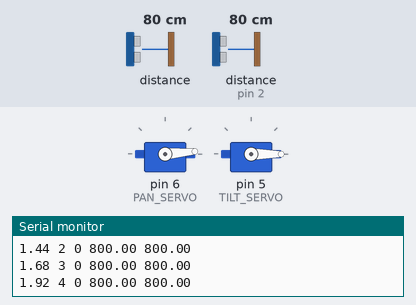
The sketch below on a simulated Arduino Uno, built with avr-gcc and run on an emulated ATmega328P. Shown: 2 × servo, the last lines printed to the serial monitor. The test bench sets the inputs (shaded band); at power-on: distance to the obstacle (sensor on pin 2) 80 cm, distance to the obstacle 80 cm. The echo pulse lasts 58.3 µs per cm.

Above: at 2.2 s.
2.3 s: distance to the obstacle (sensor on pin 2) set to 2 cm
At 5.61 s:
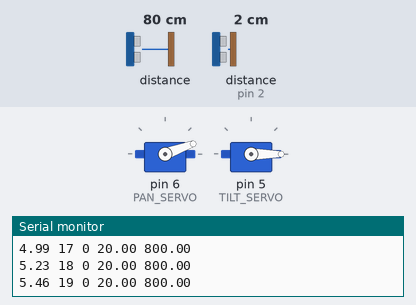
At 10.32 s:
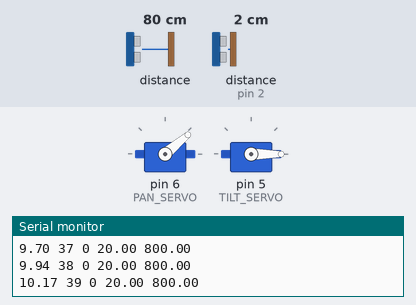
Timing chart, 0 to 21.3 s (numbered marks = the images above; inputs shaded):
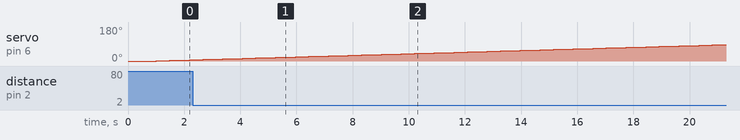

The sketch:

UltrasonicAndTOF.ino
```cpp
// Libraries
#include <Servo.h>
#include <VL53L1X.h>
#include <Wire.h>
#include <HCSR04.h> // Include the HCSR04 header

// Define pins
#define PAN_SERVO 6
#define TILT_SERVO 5
#define TRIG 3
#define ECHO 2

// Globals
int panLim[] = {0,180};
int tiltLim[] = {0,90};

int pan = panLim[0];
int tilt = tiltLim[0];

int panIncrement = 1;
int tiltIncrement = 1;

Servo panServo;
Servo tiltServo;
VL53L1X tofSensor;
UltraSonicDistanceSensor ultrasonicSensor(TRIG, ECHO);

void setup() {
  Serial.begin(115200);
  Wire.begin();
  Wire.setClock(400000); // use 400 kHz I2C

  panServo.attach(PAN_SERVO);
  tiltServo.attach(TILT_SERVO);
  panServo.write(pan);
  tiltServo.write(tilt);
  delay(1000);

  tofSensor.setTimeout(500);
  if (!tofSensor.init())
  {
    Serial.println("Failed to detect and initialize sensor!");
  }
  tofSensor.setDistanceMode(VL53L1X::Long);
  tofSensor.setMeasurementTimingBudget(50000);
  tofSensor.startContinuous(50);

  // Write header
  Serial.print("Time(s), ");
  Serial.print("Pan(degree), ");
  Serial.print("Tilt(degree), ");
  Serial.print("Ultrasonic(mm), ");
  Serial.print("ToF(mm)");
  Serial.println();

}

void loop() {

  // Move to new position
  pan = pan + panIncrement;
  panServo.write(pan);
  if(pan > panLim[1] || pan < panLim[0]){
    panIncrement = -panIncrement;
    tilt = tilt + tiltIncrement;
    tiltServo.write(tilt);
    if(tilt < tiltLim[0] || tilt > tiltLim[1] ){
      tiltIncrement = -tiltIncrement;
    }
  }
  delay(200); // give a little time to move

  // Current time
  float t = ((float) millis())/1000.0;

  // Ultrasonic
  float usDist = ultrasonicSensor.measureDistanceCm()*10.0;

  // TOF
  tofSensor.read();
  float tofDist = tofSensor.ranging_data.range_mm;

  // Print result
  Serial.print(t);
  Serial.print(" ");
  Serial.print(pan);
  Serial.print(" ");
  Serial.print(tilt);
  Serial.print(" ");
  Serial.print(usDist);
  Serial.print(" ");
  Serial.print(tofDist);
  Serial.print(" ");
  Serial.println();

}
```
